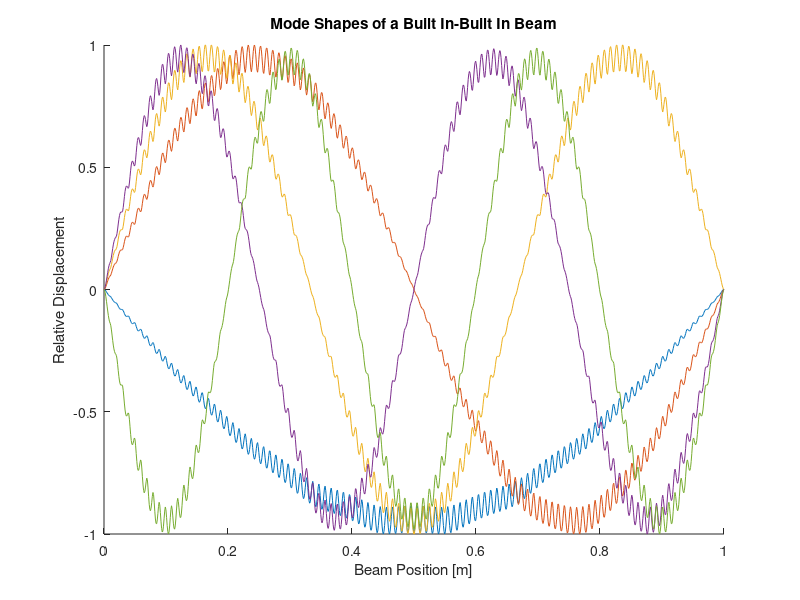
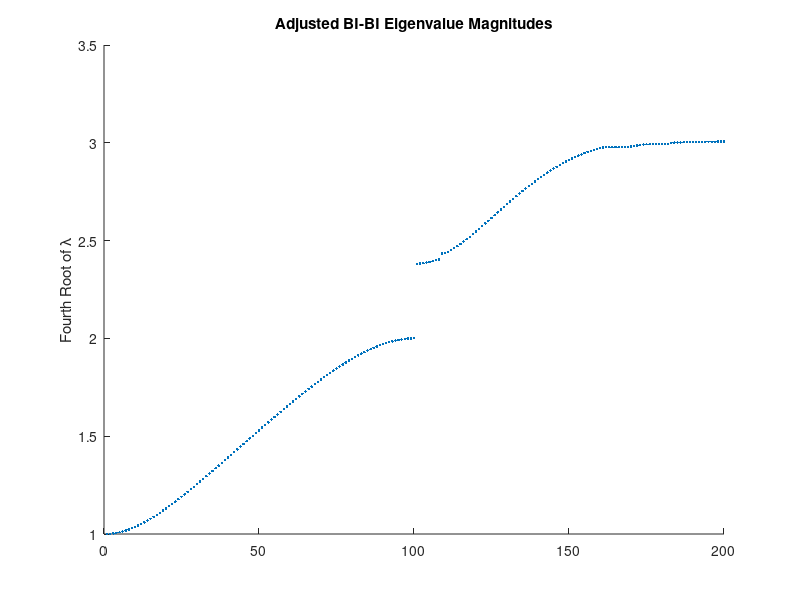

The MATLAB source for these figures, in order: (Note: this script raises an error after producing the figures.)
clc; clear all;
addpath('Functions\');
%% PiecewiseBeamNumericFEM.m
%  Joseph Anthony
%
% Created:         7/14/25
% Last Modified:   7/21/25
%
% Description: Numerically solves the Euler-Bernoulli beam equation 
%   for a built in-built in beam using numeric FEM and with different types
%   of piecewise functions.

n = 1000;       % Mesh size, number of interior points
shapes = 100;     % Number of shape functions used
L = 1;         % Beam length
modeCount = 5;  % Number of displayed modes

%% Generate Different Bases
xvals = linspace(0,L,n+2);
deltax = mean(diff(xvals));
h = L/(shapes+1);

% Type 1, Hump: x²(x-2h)²(1/h⁴)
hump_basis = zeros(shapes,n+2);
hump_Dbasis = zeros(shapes, n+1);
hump_D2basis = zeros(shapes,n);

for i = 1:shapes
    x0 = (i-1)*L/(shapes+1);
    for j = 1:length(xvals)
        x = xvals(j);
        if (i-1)*h < x && x < (i+1)*h
            hump_basis(i,j) = (x-x0)^2*(x-x0-2*h)^2/h^4;
        end
    end
end

% Type 2, Wiggle:  x²(x-2h)²(x/h⁴-1/h³)
wigg_basis = zeros(shapes,n+2);
wigg_Dbasis = zeros(shapes, n+1);
wigg_D2basis = zeros(shapes,n);

for i = 1:shapes
    x0 = (i-1)*L/(shapes+1);
    for j = 1:length(xvals)
        x = xvals(j);
        if (i-1)*h < x && x < (i+1)*h
            wigg_basis(i,j) = (x-x0)^2*(x-x0-2*h)^2*(1/h^4*(x-x0)-1/h^3);
        end
    end
end
wigg_basis = wigg_basis / (16*h/(25*sqrt(5)));

% Generate derivatives and normalize basis functions
% for i = 1:shapes
%     if(max(abs(wigg_basis(i,:))) ~= 1)
%         disp(max(abs(wigg_basis(i,:))));
%     end
%     % wigg_basis(i,:) = wigg_basis(i,:)/max(abs(wigg_basis(i,:)));
% end

for i = 1:shapes
    hump_Dbasis(i,:) = diff(hump_basis(i,:))/deltax;
    hump_D2basis(i,:) = diff(hump_Dbasis(i,:))/deltax;
    wigg_Dbasis(i,:) = diff(wigg_basis(i,:))/deltax;
    wigg_D2basis(i,:) = diff(wigg_Dbasis(i,:))/deltax;
end  

beambasis = [hump_basis ; wigg_basis];
D2basis = [hump_D2basis ; wigg_D2basis];

%% Build Stiffness Matrix

% Hump submatrix
% hump_K = zeros(shapes);
% for row = 1:shapes
%     for col = 1:row
%         hump_K(row,col) = trapz(xvals(2:end-1), hump_D2basis(row,:).*hump_D2basis(col,:));
% 
%     end
% end
% 
% % Wiggle submatrix
% wigg_K = zeros(shapes);
% for row = 1:shapes
%     for col = 1:row
%         wigg_K(row,col) = trapz(xvals(2:end-1), hump_D2basis(row,:).*hump_D2basis(col,:));
% 
%     end
% end
% 
% % Build the full matrix
% K = [hump_K,        zeros(shapes);
%      zeros(shapes), wigg_K];
% 
% K = K + K' - diag(diag(K));

% Build the full matrix
K = zeros(2*shapes);
for row = 1:(2*shapes)
    for col = 1:(2*shapes)
        K(row,col) = trapz(xvals(2:end-1), D2basis(row,:).*D2basis(col,:));
    end
end
% K = K + K' - diag(diag(K));

%%
% Determine sorted eigenbasis
[evecs, evals] = eig(K);
[~, index] = sort(diag(abs(evals))); 
evals = evals(index,index);
evecs = evecs(:, index);

% Display mode shapes
modeshapes = beambasis'*evecs;
modeshapes = modeshapes';

figure();
hold on
for i = 1:modeCount
    modeshapes(i,:) = modeshapes(i,:)/max(abs(modeshapes(i,:)));
    plot(xvals, modeshapes(i,:));
end
xlabel("Beam Position [m]");
ylabel("Relative Displacement");
title("Mode Shapes of a Built In-Built In Beam");


% Plot eigenvalue spectrum
figure();
espectrum = abs(diag(evals))/abs(evals(1,1));

scaled_espectrum = espectrum.^(1/4);

hold on
plot(scaled_espectrum, "LineStyle", "none", "Marker", ".");
title("Adjusted BI-BI Eigenvalue Magnitudes");
ylabel("Fourth Root of λ");

% [1, 4, 6, 7, 9]
% [2, 3, 5, 8, 10]

figure();
fig2 = visual_sparseMatrix(K);
fig2.Title = 'Stiffness Matrix';

figure();
fig3 = visual_sparseMatrix(evecs);
fig3.Title = 'Matrix of Column Eigenvectors'

error = [evecs(1:shapes,1:shapes) - evecs(shapes+1:end, shapes+1:end),
         evecs(shapes+1:end,1:shapes) - evecs(1:shapes,shapes+1:end)];

figure();
fig4 = visual_sparseMatrix(error)
fig4.Title = 'Relative Error Between Evec Components'